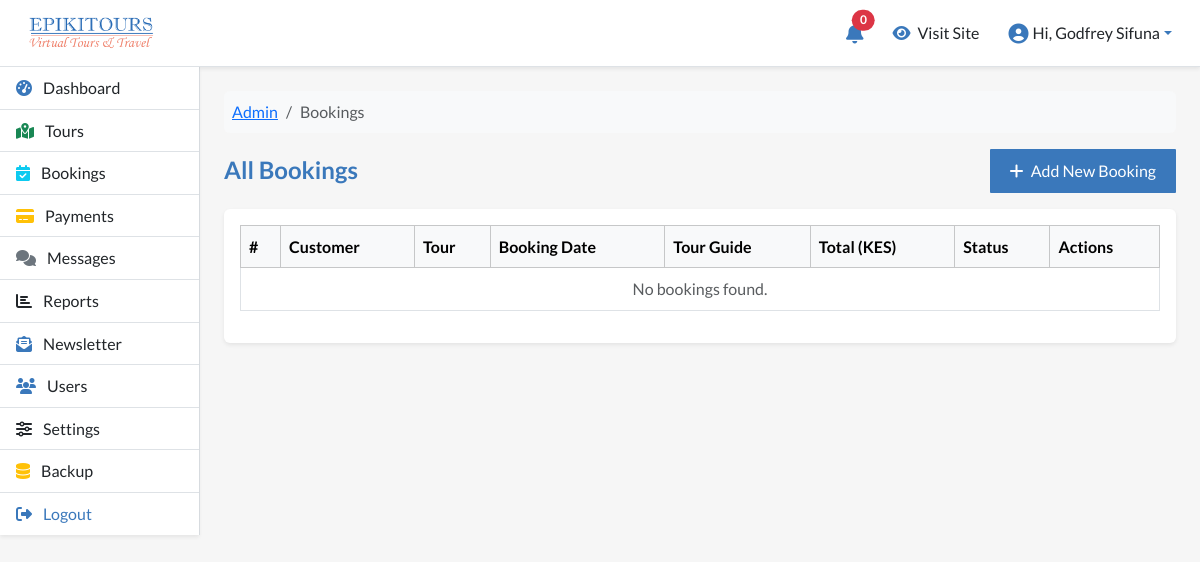
Page /manage/bookings/index.php (signed in) on the earlier database version.
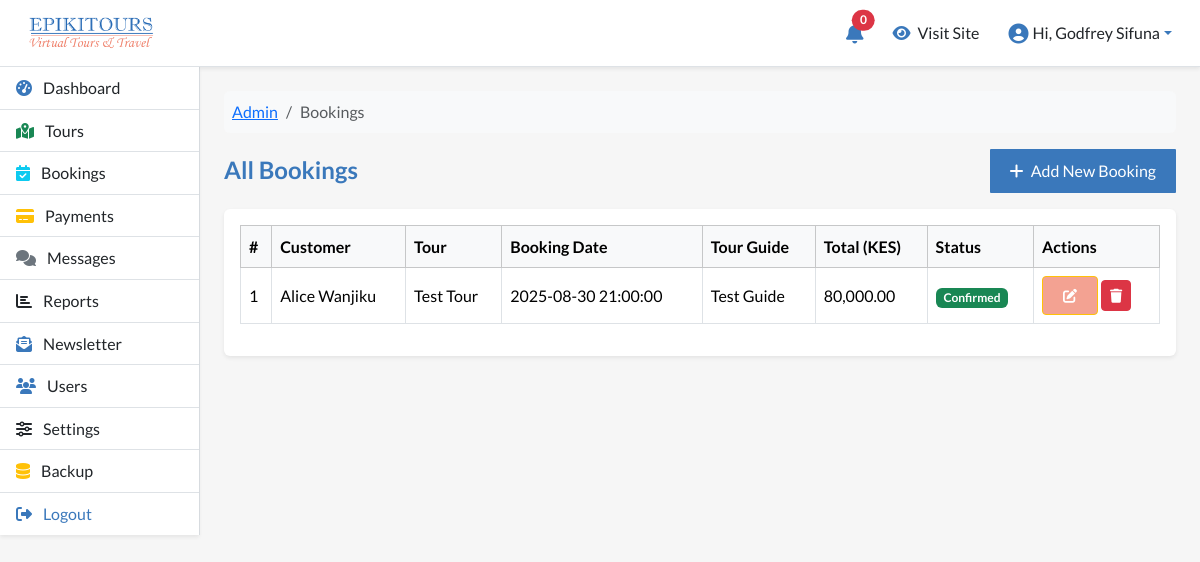
Same page on the later database version.
### tables this page shows
CREATE TABLE `epi_bookings` (
  `id` bigint NOT NULL,
  `customer_id` bigint NOT NULL,
  `tour_id` bigint NOT NULL,
  `booking_date` timestamp NOT NULL DEFAULT CURRENT_TIMESTAMP,
  `tour_guide` bigint NOT NULL,
  `total_amount` decimal(10,2) NOT NULL DEFAULT '0.00',
  `status` enum('pending','confirmed','canceled') DEFAULT 'pending',
  `confirmation_code` varchar(100) DEFAULT NULL
);

CREATE TABLE `epi_users` (
  `id` bigint NOT NULL,
  `first_name` varchar(100) NOT NULL,
  `last_name` varchar(100) NOT NULL,
  `email` varchar(150) NOT NULL,
  `password` varchar(255) NOT NULL,
  `phone` varchar(30) DEFAULT NULL,
  `user_role` enum('admin','guide','visitor') NOT NULL DEFAULT 'visitor',
  `profile_picture` varchar(255) DEFAULT NULL,
  `email_verified` tinyint(1) DEFAULT '0',
  `verification_token` varchar(255) DEFAULT NULL,
  `status` enum('dormant','active') NOT NULL DEFAULT 'active',
  `password_reset_token` varchar(255) DEFAULT NULL,
  `password_reset_expires` datetime DEFAULT NULL,
  `last_login` timestamp NULL DEFAULT NULL,
  `created_at` timestamp NOT NULL DEFAULT CURRENT_TIMESTAMP,
  `updated_at` timestamp NOT NULL DEFAULT CURRENT_TIMESTAMP ON UPDATE CURRENT_TIMESTAMP
);

CREATE TABLE `epi_tours` (
  `id` bigint NOT NULL,
  `title` varchar(255) NOT NULL,
  `slug` varchar(255) NOT NULL,
  `description` text,
  `start_date` date NOT NULL,
  `end_date` date NOT NULL,
  `start_time` time NOT NULL,
  `end_time` time NOT NULL,
  `location` varchar(255) DEFAULT NULL,
  `youtube_link` varchar(255) DEFAULT NULL,
  `marzipano_path` varchar(255) DEFAULT NULL,
  `jitsi_link` varchar(255) DEFAULT NULL,
  `preview_thumbnail` varchar(255) DEFAULT NULL,
  `agent_id` bigint DEFAULT NULL,
  `status` enum('upcoming','ongoing','completed','canceled') DEFAULT 'upcoming',
  `created_by` bigint NOT NULL,
  `updated_by` bigint DEFAULT NULL,
  `created_at` timestamp NOT NULL DEFAULT CURRENT_TIMESTAMP,
  `updated_at` timestamp NOT NULL DEFAULT CURRENT_TIMESTAMP ON UPDATE CURRENT_TIMESTAMP
);

### manage/bookings/index.php (the view, shortened to what this page needs)
<?php
require_once __DIR__ . '/../../config/database.php';
try {
    $stmt = $pdo->query("
        SELECT
            b.id,
            b.booking_date,
            b.total_amount,
            b.status,
            b.confirmation_code,
            c.first_name AS customer_first,
            c.last_name AS customer_last,
            g.first_name AS guide_first,
            g.last_name AS guide_last,
            t.title AS tour_title
        FROM epi_bookings b
        JOIN epi_users c ON b.customer_id = c.id
        JOIN epi_users g ON b.tour_guide = g.id
        JOIN epi_tours t ON b.tour_id = t.id
        ORDER BY b.booking_date DESC
    ");
    $bookings = $stmt->fetchAll(PDO::FETCH_ASSOC);
} catch (PDOException $e) {
    die('Error fetching bookings: ' . $e->getMessage());
}
?>
<nav aria-label="breadcrumb">
    <ol class="breadcrumb bg-light p-2 rounded mb-3">
        <li class="breadcrumb-item"><a href="<?= BASE_URL ?>dashboard">Admin</a></li>
        <li class="breadcrumb-item active" aria-current="page">Bookings</li>
    </ol>
</nav>
<div class="d-flex justify-content-between align-items-center mb-3">
    <h4 class="mb-0">All Bookings</h4>
    <a href="<?= BASE_URL ?>bookings/add-booking.php" class="btn btn-primary">
        <i class="fas fa-plus me-1"></i> Add New Booking
    </a>
</div>
<div class="card shadow-sm border-0">
    <div class="card-body">
        <div class="table-responsive">
            <table class="table table-bordered align-middle table-hover">
                <thead class="table-light">
                    <tr>
                        <th>#</th>
                        <th>Customer</th>
                        <th>Tour</th>
                        <th>Booking Date</th>
                        <th>Tour Guide</th>
                        <th>Total (KES)</th>
                        <th>Status</th>
                        <th>Actions</th>
                    </tr>
                </thead>
                <tbody>
                    <?php if (!empty($bookings)): ?>
                        <?php foreach ($bookings as $index => $booking): ?>
                            <tr>
                                <td><?= $index + 1 ?></td>
                                <td><?= htmlspecialchars($booking['customer_first'] . ' ' . $booking['customer_last']) ?></td>
                                <td><?= htmlspecialchars($booking['tour_title']) ?></td>
                                <td><?= htmlspecialchars($booking['booking_date']) ?></td>
                                <td><?= htmlspecialchars($booking['guide_first'] . ' ' . $booking['guide_last']) ?></td>
                                <td><?= number_format($booking['total_amount'], 2) ?></td>
                                <td>
                                    <?php
                                    $statusClass = match ($booking['status']) {
                                        'pending' => 'warning',
                                        'confirmed' => 'success',
                                        'cancelled' => 'danger',
                                        default => 'secondary'
                                    };
                                    ?>
                                    <span class="badge bg-<?= $statusClass ?>">
                                        <?= ucfirst($booking['status']) ?>
                                    </span>
                                </td>
                                <td>
                                    <a href="<?= BASE_URL ?>bookings/edit-booking.php?id=<?= $booking['id'] ?>"
                                       class="btn btn-sm btn-warning">
                                        <i class="fas fa-edit"></i>
                                    </a>
                                    <button type="button"
                                            class="btn btn-sm btn-danger"
                                            data-bs-toggle="modal"
                                            data-bs-target="#deleteModal"
                                            data-booking-id="<?= $booking['id'] ?>"
                                            data-customer-name="<?= htmlspecialchars($booking['customer_first'].' '.$booking['customer_last']) ?>">
                                        <i class="fas fa-trash"></i>
                                    </button>
                                </td>
                            </tr>
                        <?php endforeach; ?>
                    <?php else: ?>
                        <tr>
                            <td colspan="8" class="text-center text-muted">No bookings found.</td>
                        </tr>
                    <?php endif; ?>
                </tbody>
            </table>
        </div>
    </div>
</div>
<?php
include BASE_PATH . 'layouts/admin-layout.php';

Differences in the rows shown:
added epi_bookings: customer.last_name "Alice Wanjiku", tour.title "Test Tour", booking_date "2025-08-30 21:00:00", tour_guide.last_name "Test Guide", total_amount "80,000.00", status "Confirmed"
Other differences:
text no longer shown: "No bookings found."
